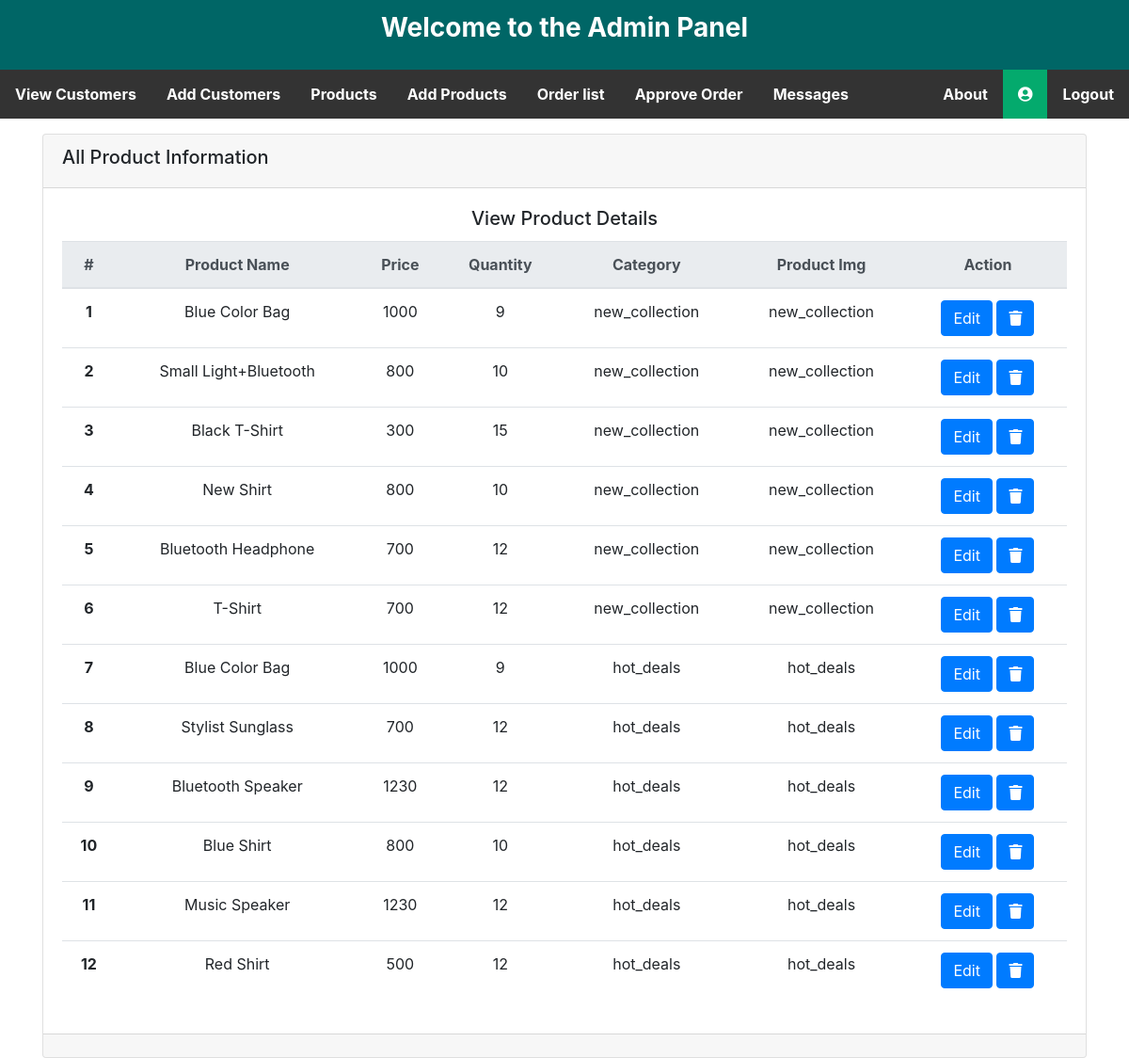
/admin/view-product.php, run on the app's committed database.
### tables this page shows
CREATE TABLE `all_products` (
  `product_id` int(11) NOT NULL,
  `product_name` varchar(100) NOT NULL,
  `price` varchar(8) NOT NULL,
  `quantity` varchar(4) NOT NULL,
  `categories` varchar(50) NOT NULL,
  `product_img` varchar(1000) NOT NULL
);

### admin/view-product.php (the view, shortened to what this page needs)
<?php
require_once('functions/function.php');
 ?>
<div class="col-md-12">
  <div class="container">
    <div class="card text-center">
    <div class="card-header">
      <h5 style="float: left;">All Product Information</h5>
    </div>
    <div class="card-body">
      <h5 class="card-title">View Product Details</h5>
      <table class="table">
    <thead class="thead-light">
      <tr>
        <th scope="col">#</th>
        <th scope="col">Product Name</th>
        <th scope="col">Price</th>
        <th scope="col">Quantity</th>
        <th scope="col">Category</th>
        <th scope="col">Product Img</th>
        <th scope="col">Action</th>
      </tr>
    </thead>
    <tbody>
      <?php
      $i = 0;
          $sel="SELECT * FROM all_products ORDER BY product_id DESC";
          $Q=mysqli_query($con,$sel);
          while($data=mysqli_fetch_assoc($Q)){
      ?>
      <tr>
        <th scope="row"><?php echo ++$i; ?></th>
        <td><?= $data['product_name']; ?></td>
        <td><?= $data['price']; ?></td>
        <td><?= $data['quantity']; ?></td>
        <td><?= $data['categories']; ?></td>
        <td><?= $data['categories']; ?></td>
        <td>
          <a href="edit-product.php?e=<?= $data['product_id']; ?>" class="btn btn-primary">Edit</a>
          <a href="delete-product.php?d=<?= $data['product_id']; ?>" class="btn btn-primary"><i class="fa fa-trash" aria-hidden="true"></i></a> </td>
      </tr>
    <?php } ?>
    </tbody>
  </table>
    </div>
    <div class="card-footer text-muted">
    </div>
  </div>
  </div>
</div>

### admin/style.css (style rules this page uses)
* { margin:0px; padding:0px; outline:0px; }

### data on the page
all_products: product_name "Blue Color Bag", price "1000", quantity "9", categories "new_collection"
all_products: product_name "Small Light+Bluetooth", price "800", quantity "10", categories "new_collection"
all_products: product_name "Black T-Shirt", price "300", quantity "15", categories "new_collection"
all_products: product_name "New Shirt", price "800", quantity "10", categories "new_collection"
all_products: product_name "Bluetooth Headphone", price "700", quantity "12", categories "new_collection"
all_products: product_name "T-Shirt", price "700", quantity "12", categories "new_collection"
all_products: product_name "Blue Color Bag", price "1000", quantity "9", categories "hot_deals"
all_products: product_name "Stylist Sunglass", price "700", quantity "12", categories "hot_deals"
all_products: product_name "Bluetooth Speaker", price "1230", quantity "12", categories "hot_deals"
all_products: product_name "Blue Shirt", price "800", quantity "10", categories "hot_deals"
all_products: product_name "Music Speaker", price "1230", quantity "12", categories "hot_deals"
all_products: product_name "Red Shirt", price "500", quantity "12", categories "hot_deals"
